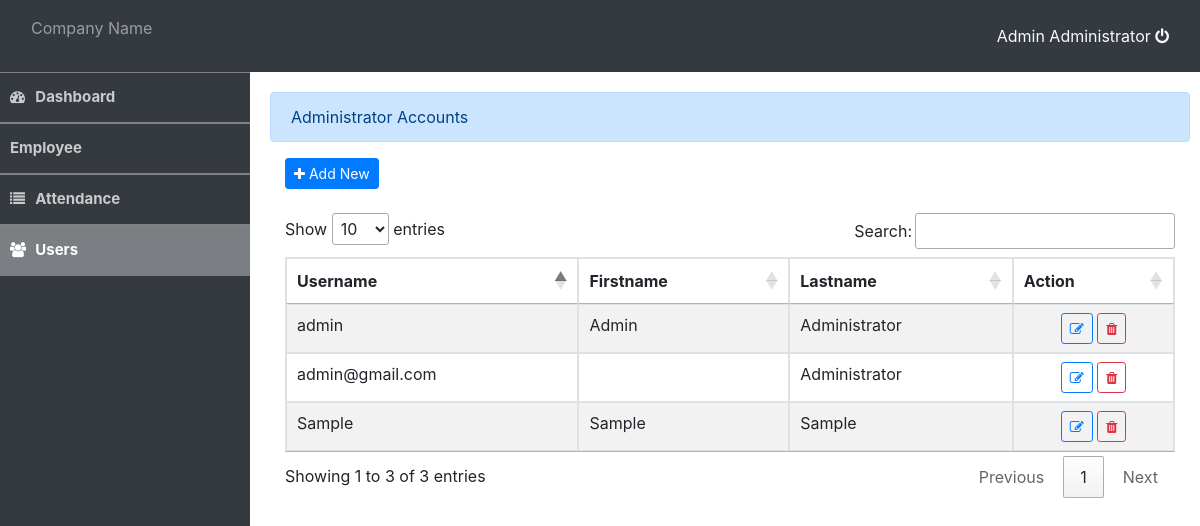
The page /admin/users.php (signed in) on the database its author committed.
### tables this page shows
CREATE TABLE `users` (
  `id` int(20) NOT NULL,
  `username` varchar(30) NOT NULL,
  `password` varchar(100) NOT NULL,
  `firstname` varchar(100) NOT NULL,
  `lastname` varchar(100) NOT NULL
);

### admin/auth.php (called while the page is built, shortened)
<?php
	require_once 'db_connect.php';
	$user_qry = $conn->query("SELECT * FROM users WHERE `id` = '".$_SESSION['login_id']."' ") or die(mysqli_error());
	$user = $user_qry->fetch_array();
	$user_name = $user['firstname']." ".$user['lastname'];
?>

### admin/users.php (the view, shortened to what this page needs)
<!DOCTYPE html>
<?php
	require_once 'auth.php';
?>
<html lang="eng">
	<head>
		<?php include 'header.php' ?>
	</head>
	<body>
		<?php include 'nav_bar.php' ?>
		<div class="container-fluid admin" >
			<div class="alert alert-primary">Administrator Accounts</div>
			<div class="well col-lg-12">
				<button type="button" class="btn btn-primary btn-sm" id="new_user"><i class="fa fa-plus"></i> Add New</button>
				<br />
				<br />
				<table id="table" class="table table-bordered table-striped">
					<thead>
						<tr>
							<th>Username</th>
							<th>Firstname</th>
							<th>Lastname</th>
							<th>Action</th>
						</tr>
					</thead>
					<tbody>
					<?php
						$user_qry=$conn->query("SELECT * FROM users") or die(mysqli_error());
						while($row=$user_qry->fetch_array()){
					?>
						<tr>
							<td><?php echo $row['username']?></td>
							<td><?php echo $row['firstname']?></td>
							<td><?php echo htmlentities($row['lastname'])?></td>
							<td>
								<center>
								 <button class="btn btn-sm btn-outline-primary edit_user" data-id="<?php echo $row['id']?>" type="button"><i class="fa fa-edit"></i></button>
								<button class="btn btn-sm btn-outline-danger remove_user" data-id="<?php echo $row['id']?>" type="button"><i class="fa fa-trash"></i></button>
								</center>
							</td>
						</tr>
					<?php
						}
					?>
					</tbody>
				</table>
			<br />
			<br />
			<br />
			</div>
		</div>
	</body>
</html>

### admin/nav_bar.php (shortened to what this page needs)
	<nav class = "navbar navbar-header navbar-dark bg-dark">
	<div class = "container-fluid">
		<div class = "navbar-header">
			<p class = "navbar-text pull-right">Company Name</p>
		</div>
		<div class = "nav navbar-nav navbar-right">
			<a href="logout.php" class="text-light"><?php echo $user_name ?> <i class="fa fa-power-off"></i></a>
		</div>
	</div>
</nav>
<div id="sidebar" class="bg-dark">
	<div id="sidebar-field">
		<a href="home.php" class="sidebar-item">
				<div class="sidebar-icon"><i class="fa fa-dashboard"> </i>
				</div>
		Dashboard
		</a>
	</div>
	<div id="sidebar-field">
		<a href="employee.php" class="sidebar-item" id="Employee">
			Employee
		</a>
	</div>
	<div id="sidebar-field">
		<a href="attendance.php" class="sidebar-item">
				<div class="sidebar-icon"><i class="fa fa-list"> </i></div>  Attendance
		</a>
	</div>
	<div id="sidebar-field">
		<a href="users.php" class="sidebar-item">
				<div class="sidebar-icon"><i class="fa fa-users"> </i></div>  Users
		</a>
	</div>
</div>

### assets/css/style.css (style rules this page uses)
body { height:100%; }
div#sidebar { width: 250px; height: 95.3%; position: absolute; }
#sidebar-field { border-top:1px solid gray; }
#sidebar .sidebar-item { position: relative; height: 50px; padding: 10px; display: inline-flex; font-size: 15px; align-items: center; border-bottom: 1px solid gray; width: 100%; color: #cacaca; font-weight: 700 }
#sidebar .sidebar-item:hover, #sidebar .sidebar-item.active { color:white; text-decoration: unset; background: #ffffff59 }
#sidebar .sidebar-item .sidebar-icon { width:11%; padding: auto; }
.container-fluid.admin { padding: 20px; width: 80%; max-width: inherit; margin-left: 250px }

### rows shown on the page
users: user_name "Admin Administrator", username "admin", firstname "Admin", lastname "Administrator"
users: username "Sample", firstname "Sample", lastname "Sample"
users: username "admin@gmail.com", lastname "Administrator"
